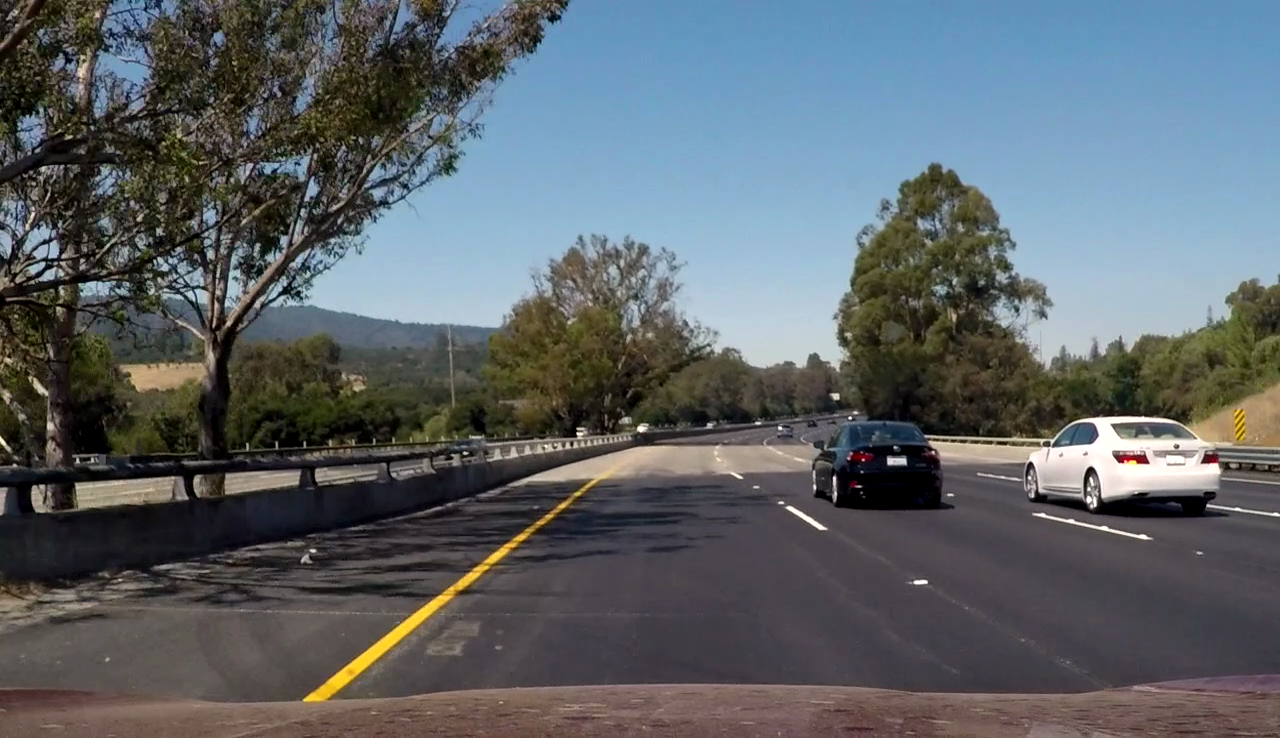
#> input picture Detecting Lane using OpenCV/Image Testing Modules/t1.jpg, 1280 x 738 px
$ python 'Hough Transform.py'
#> lines starting #> are read from the running program, lines starting #| are printed output that depends on the picture
# -*- coding: utf-8 -*-
"""
Created on Tue Dec 13 23:31:51 2016

@author: hb070
"""
import matplotlib.pyplot as plt
import matplotlib.image as mpimg
import numpy as np
import cv2
import os


# Read in and grayscale the image
# Note: in the previous example we were reading a .jpg
# Here we read a .png and convert to 0,255 bytescale


image = (mpimg.imread('t1.jpg'))
#> image is the input picture: shape (738, 1280, 3) float32; mean R, G, B 0.364, 0.39, 0.407
gray = cv2.cvtColor(image,cv2.COLOR_RGB2GRAY)
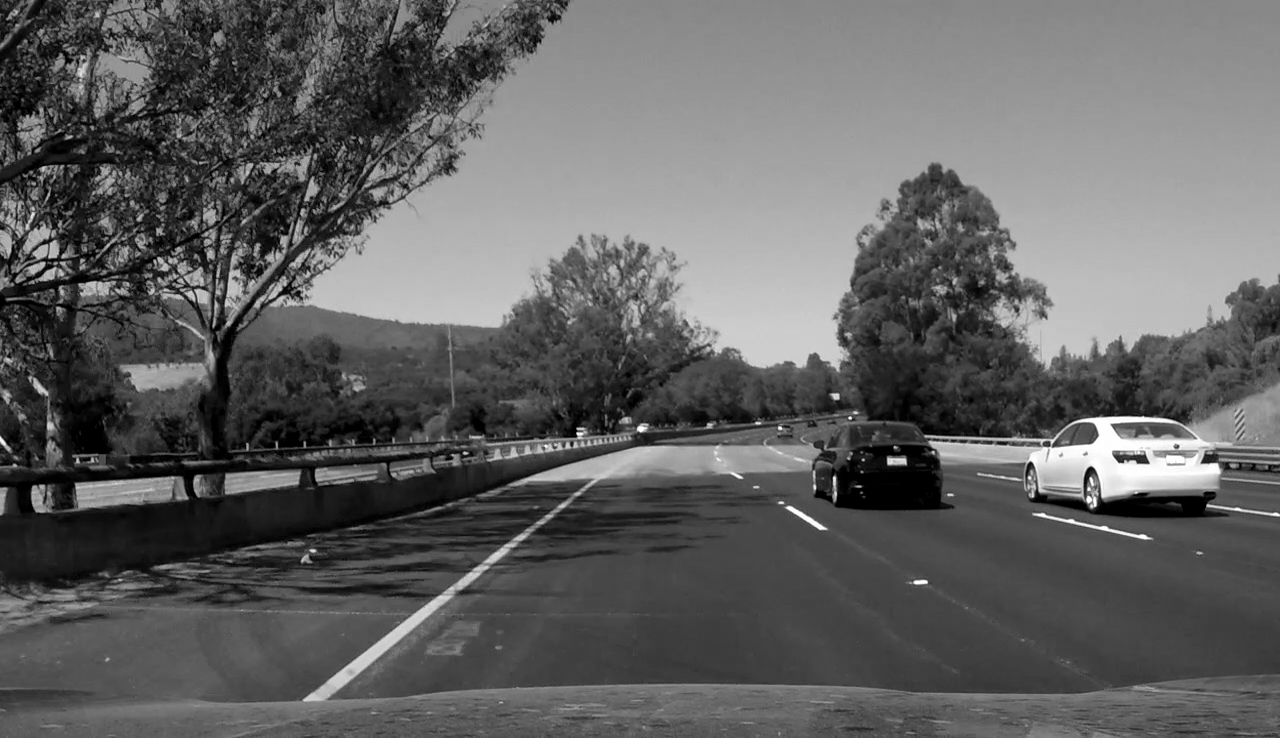
#> gray: shape (738, 1280) float32; min 0, max 1, mean 0.384

# Define a kernel size and apply Gaussian smoothing
kernel_size = 5 #bigger this gets, image gets simpler
blur_gray = cv2.GaussianBlur(gray,(kernel_size, kernel_size),0)

# Define our parameters for Canny and apply
low_threshold = 50
high_threshold = 175 #bigger this gets, image gets simpler
#> (the run stopped early here; a loop or call above may not have finished)

$ run again, with Detecting Lane using OpenCV/Image Testing Modules/t2.jpg copied over Detecting Lane using OpenCV/Image Testing Modules/t1.jpg
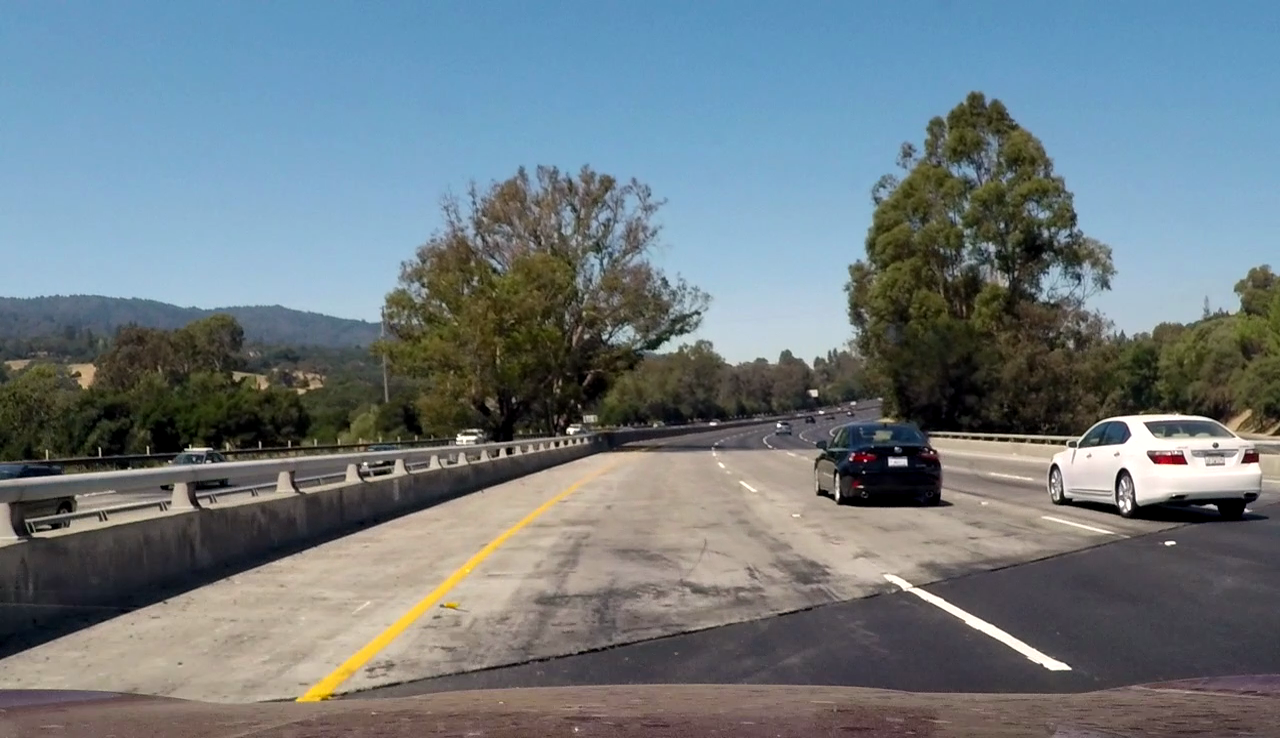
#> input picture Detecting Lane using OpenCV/Image Testing Modules/t2.jpg, 1280 x 738 px
#> image is the input picture: shape (738, 1280, 3) float32; mean R, G, B 0.434, 0.48, 0.503
#> `gray = cv2.cvtColor(image,cv2.COLOR_RGB2GRAY)`:
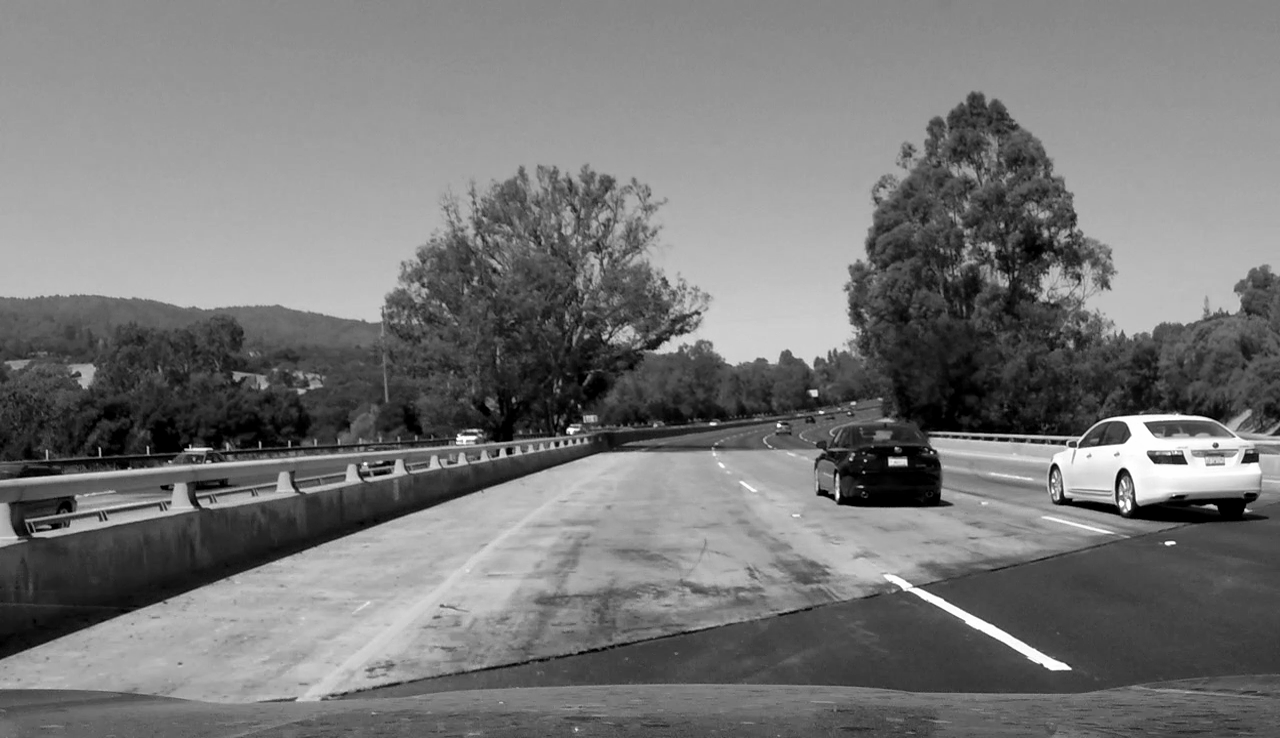
#> gray: shape (738, 1280) float32; min 0, max 1, mean 0.469

$ run again, with Detecting Lane using OpenCV/Image Testing Modules/t3.jpg copied over Detecting Lane using OpenCV/Image Testing Modules/t1.jpg
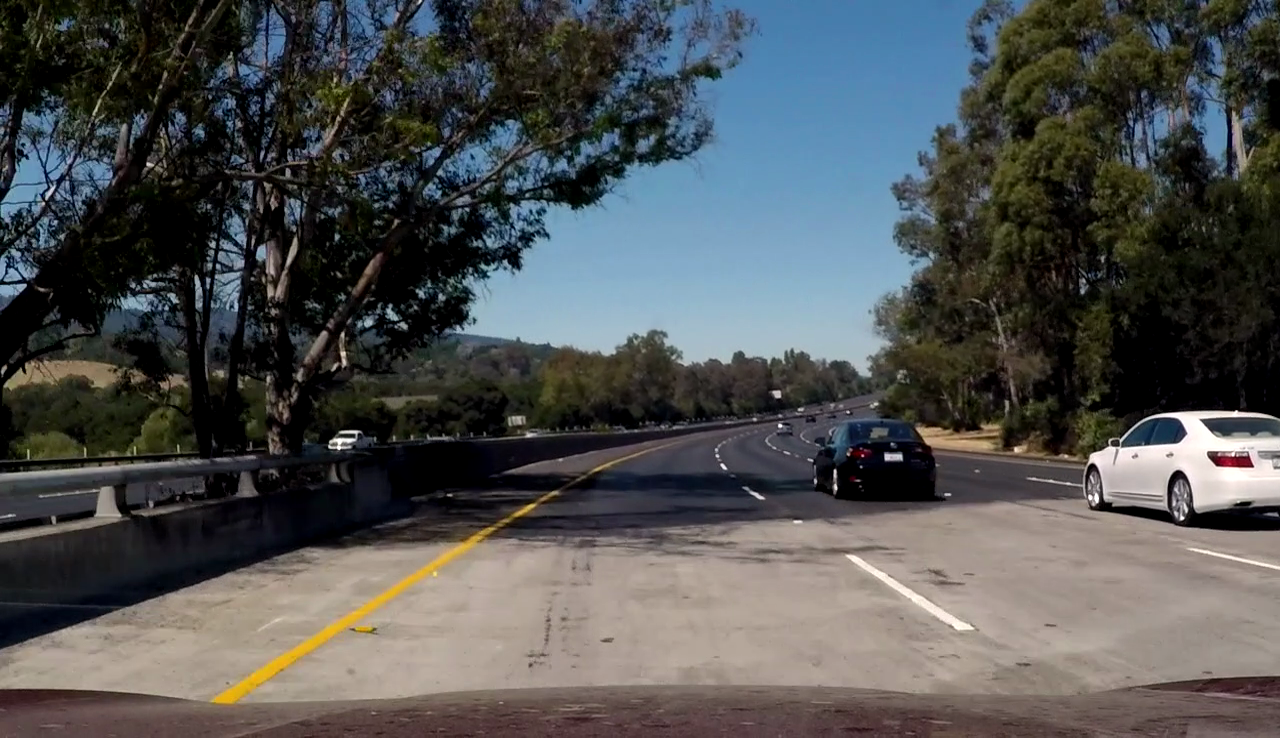
#> input picture Detecting Lane using OpenCV/Image Testing Modules/t3.jpg, 1280 x 738 px
#> image is the input picture: shape (738, 1280, 3) float32; mean R, G, B 0.312, 0.32, 0.32
#> `gray = cv2.cvtColor(image,cv2.COLOR_RGB2GRAY)`:
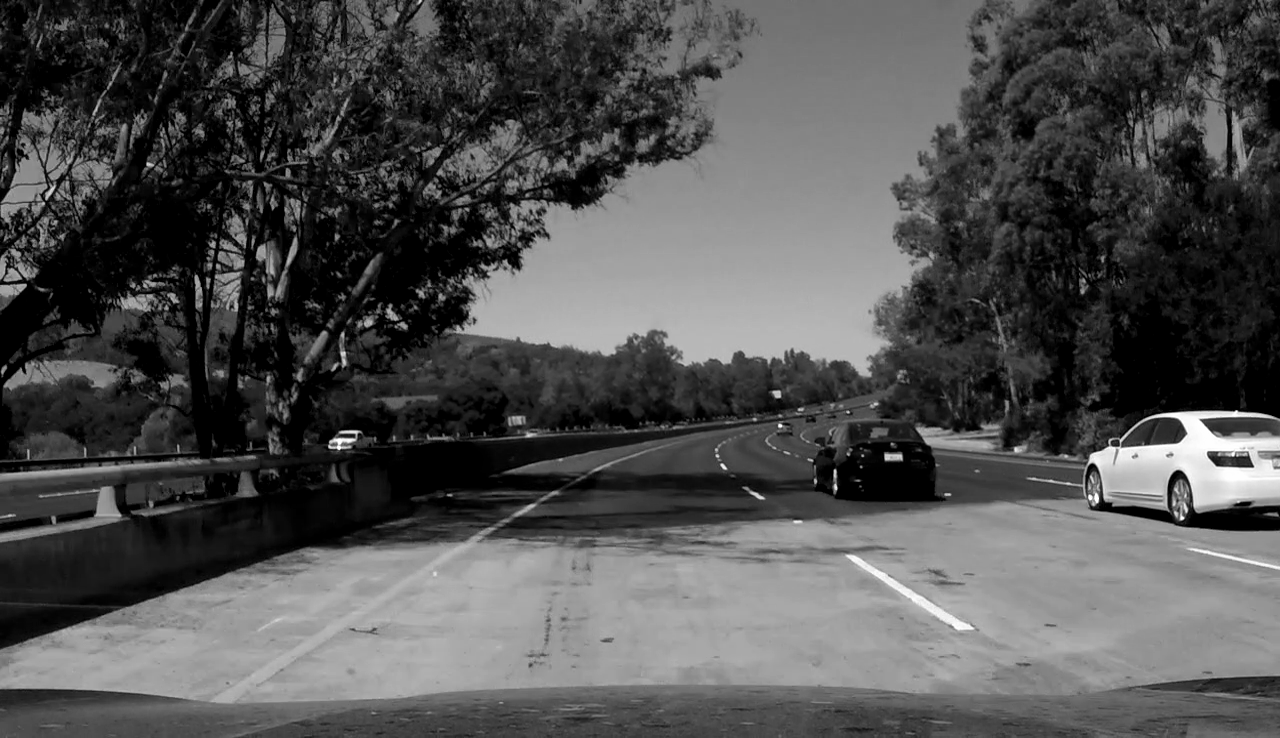
#> gray: shape (738, 1280) float32; min 0, max 1, mean 0.317

$ run again, with Detecting Lane using OpenCV/Image Testing Modules/t4.jpg copied over Detecting Lane using OpenCV/Image Testing Modules/t1.jpg
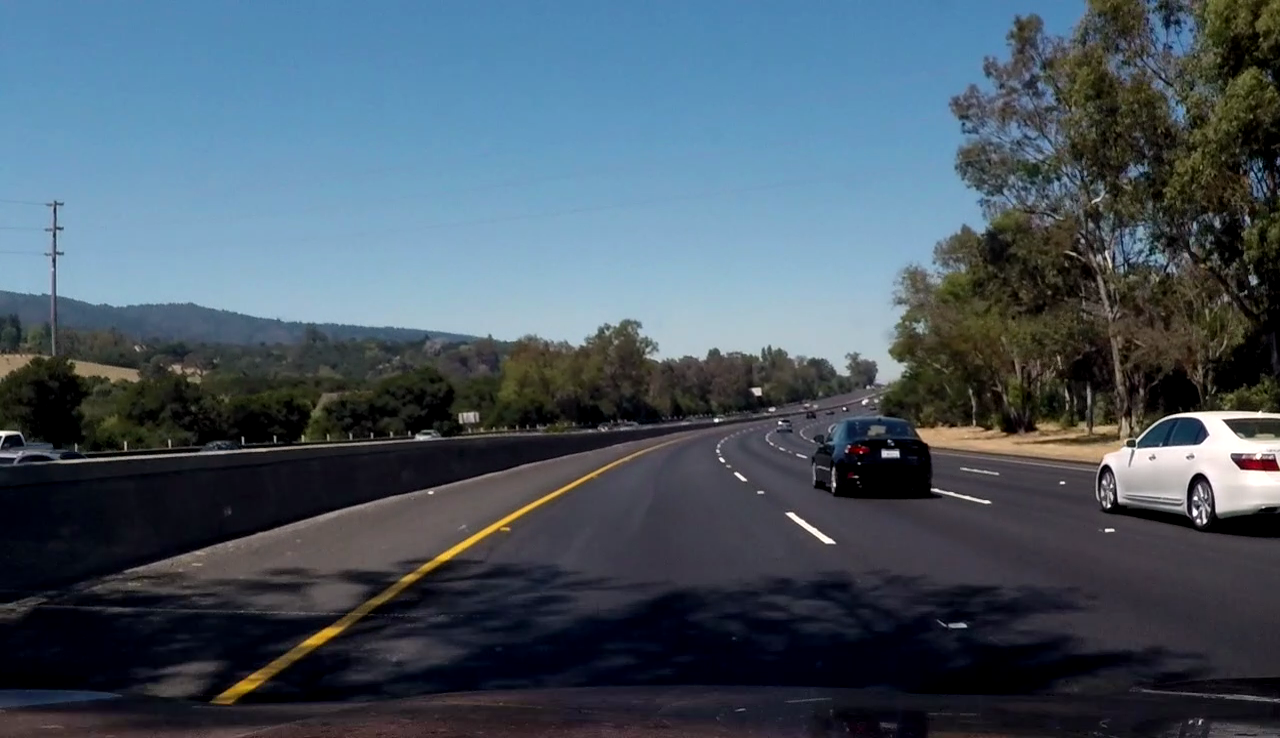
#> input picture Detecting Lane using OpenCV/Image Testing Modules/t4.jpg, 1280 x 738 px
#> image is the input picture: shape (738, 1280, 3) float32; mean R, G, B 0.279, 0.337, 0.386
#> `gray = cv2.cvtColor(image,cv2.COLOR_RGB2GRAY)`:
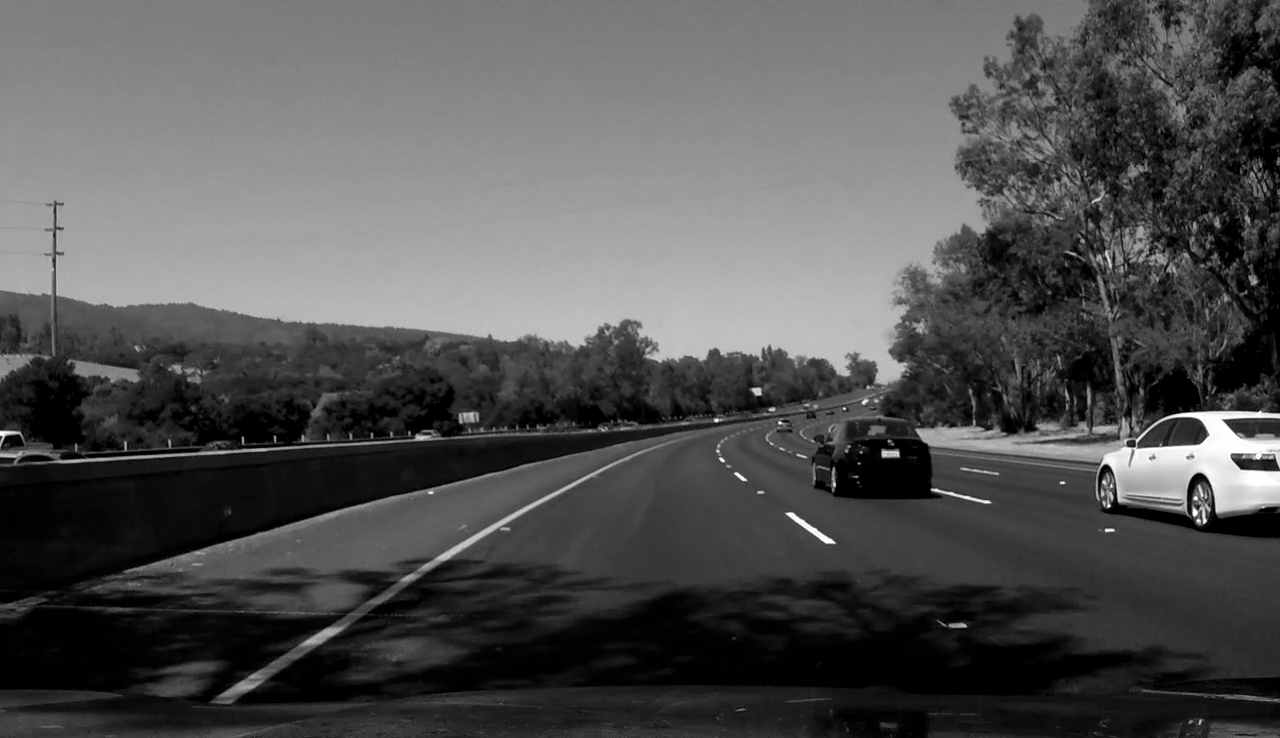
#> gray: shape (738, 1280) float32; min 0, max 1, mean 0.325
